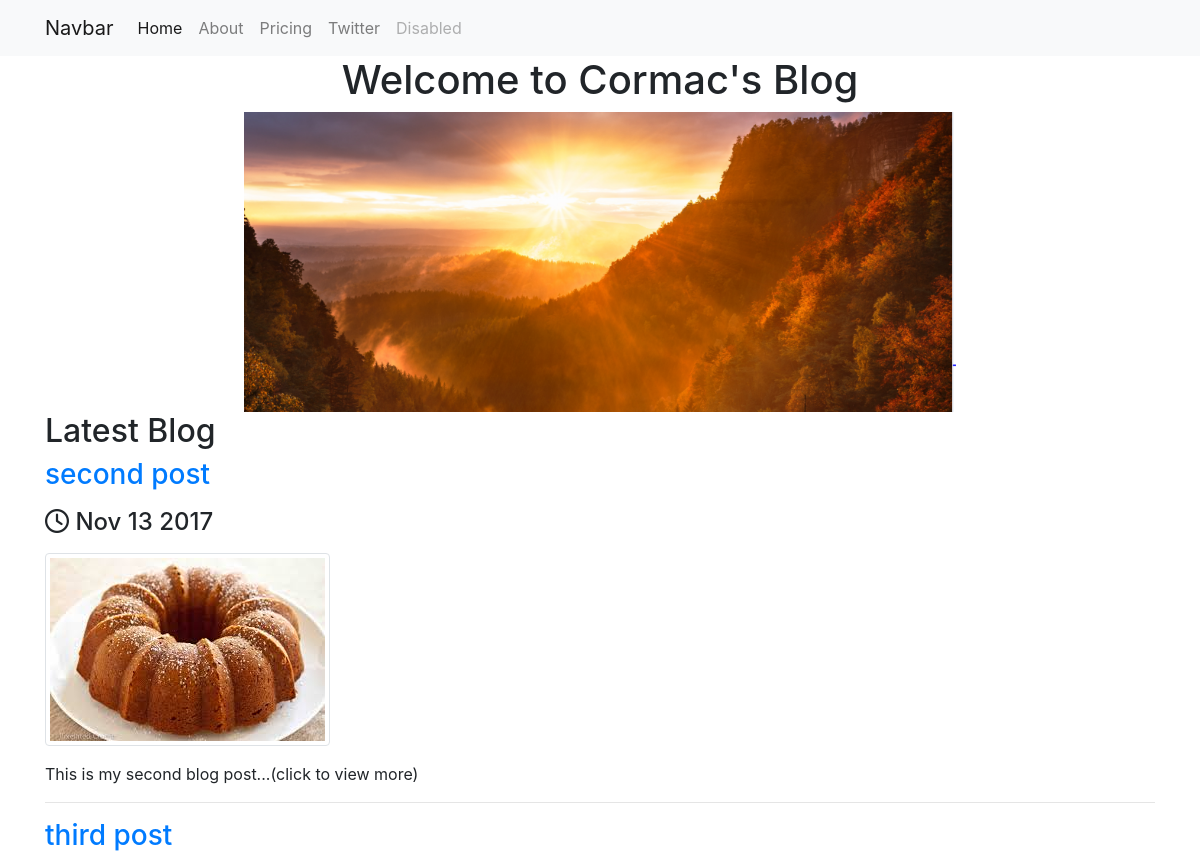
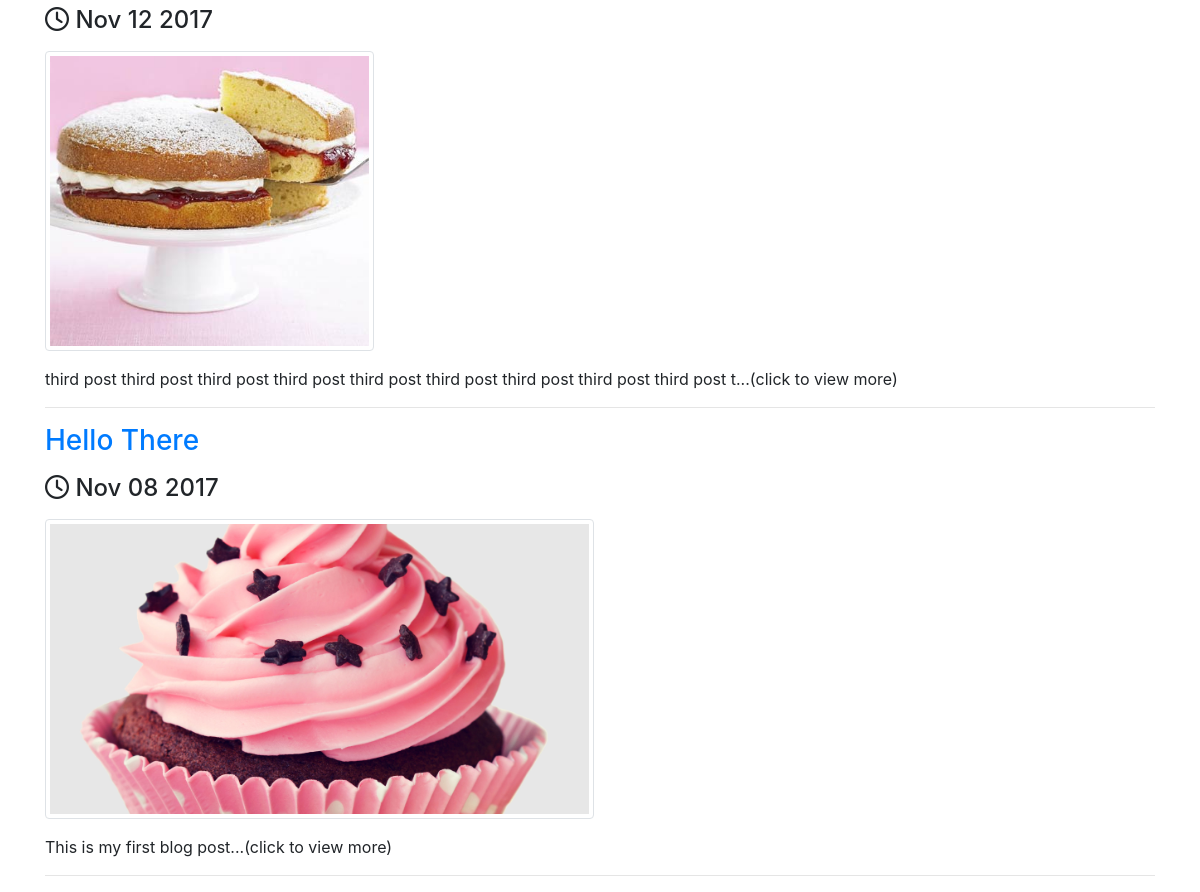
/home/, run on the app's committed database (2 pictures, top to bottom).
### posts/models.py (models this page shows, shortened)
class Post(models.Model):
    title = models.CharField(max_length=255)
    pub_date = models.DateTimeField()
    image = models.ImageField(upload_to="media/")       # need to install Pillow to use
    body = models.TextField()
    def pub_date_pretty(self):
        return self.pub_date.strftime('%b %d %Y')
    def summary(self):
        return self.body[:100]

### posts/views.py (the view)
# urls.py: url(r'^home/', posts.views.home, name="home"),
def home(request):
    posts = Post.objects.order_by('-pub_date')
    args = {'posts': posts}
    return render(request, 'posts/home.html', args)

### posts/templates/posts/home.html
{% extends 'base.html' %}
{% block content %}
    <h1 class="text-center">Welcome to Cormac's Blog</h1>
    {% load static %}
    <img src="{% static 'posts/home.png' %}" class="mx-auto d-block" style="max-height:300px;">
    <h2>Latest Blog</h2>
    {% for post in posts.all %}
        <h3><a href="{% url 'post_details' post.id %}"><h3>{{ post.title }}</h3></a></h3>
        <p><h4><i class="fa fa-clock-o" aria-hidden="true"></i> {{ post.pub_date_pretty }}</h4></p>
        <p><img src="{{ post.image.url }}"  class="img-fluid center-block img-thumbnail" style="max-height:300px;"></p>
        <p>{{ post.summary }}...(click to view more)</p>
        <hr>
    {% endfor %}
{% endblock %}px;

### templates/base.html (shortened to what this page needs)
<!DOCTYPE html>
<html lang="en">
<head>
    <link rel="stylesheet" href="https://maxcdn.bootstrapcdn.com/bootstrap/4.0.0-beta.2/css/bootstrap.min.css">
    </head>
<body>
    <nav class="navbar navbar-expand-lg navbar-light bg-light">
        <div class="container">
            <a class="navbar-brand" href="#">Navbar</a>
            <div class="collapse navbar-collapse" id="navbarNav">
                <ul class="navbar-nav">
                    <li class="nav-item active">
                        <a class="nav-link" href="#">Home <span class="sr-only">(current)</span></a>
                    </li>
                    <li class="nav-item">
                        <a class="nav-link" href="{% url 'about' %}">About</a>
                    </li>
                    <li class="nav-item">
                        <a class="nav-link" href="#">Pricing</a>
                    </li>
                    <li class="nav-item">
                        <a class="nav-link" href="http://www.twitter.com/nickchuckwalter">Twitter</a>
                    </li>
                    <li class="nav-item">
                        <a class="nav-link disabled" href="#">Disabled</a>
                    </li>
                </ul>
            </div>
        </div>
    </nav>
    <div class="container">
        {% block content %}
        {% endblock %}
    </div>
</body>
</html>

### data on the page
Post: title "second post", pub_date_pretty "Nov 13 2017", image (picture), summary "This is my second blog post"
Post: title "third post", pub_date_pretty "Nov 12 2017", image (picture), summary "third post third post third post third post third post third post third post third post third post t"
Post: title "Hello There", pub_date_pretty "Nov 08 2017", image (picture), summary "This is my first blog post"
